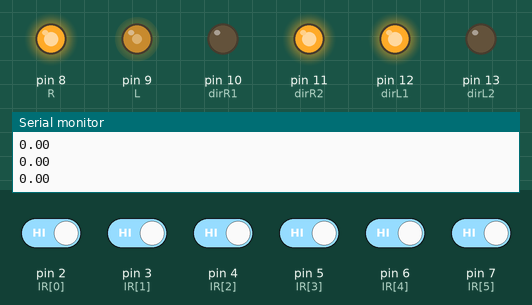
Recording of a sketch running on a simulated Arduino Uno, built with avr-gcc and run on an emulated ATmega328P. Shown: output pins drawn as LEDs (lit = HIGH), the last lines printed to the serial monitor. The inputs (shaded band) are chosen by the test bench; at power-on: pin 2 (IR[0]), pin 3 (IR[1]), pin 4 (IR[2]), pin 5 (IR[3]), pin 6 (IR[4]), pin 7 (IR[5]) HIGH.

Above: at 1.2 s.
1.3 s: pin 2 (IR[0]) driven LOW
At 2.4 s:
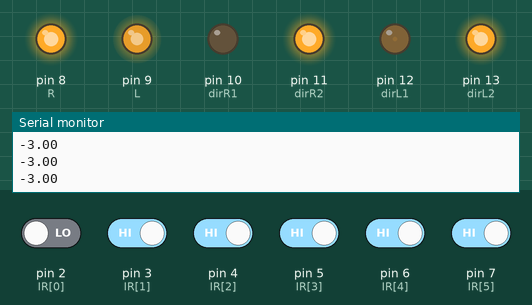
2.8 s: pin 5 (IR[3]) driven LOW
At 4.0 s:
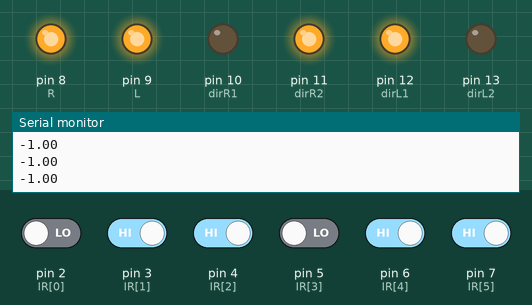
4.3 s: pin 3 (IR[1]) driven LOW
At 5.5 s:
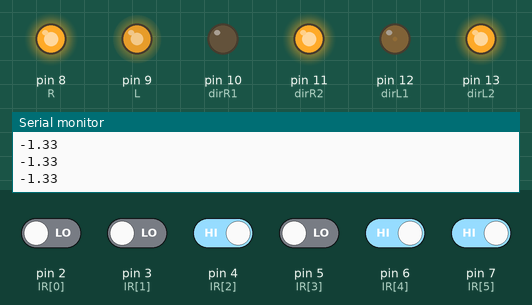
5.8 s: pin 3 (IR[1]) driven HIGH
At 6.2 s:
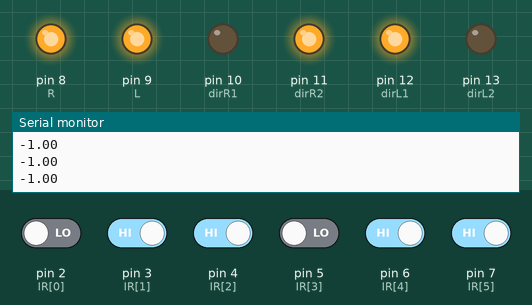
7.3 s: pin 6 (IR[4]) driven LOW
At 8.4 s:
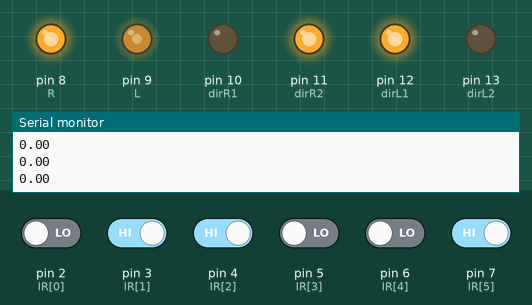
8.8 s: pin 7 (IR[5]) driven LOW
At 9.5 s:
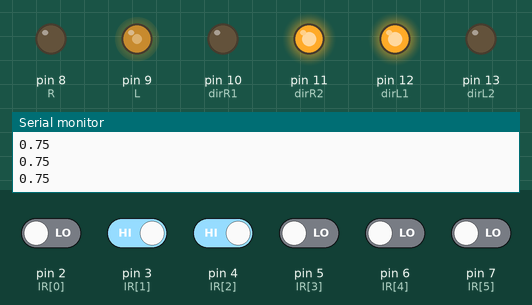
Timing chart, 0 to 11.3 s (numbered marks = the images above; inputs shaded):
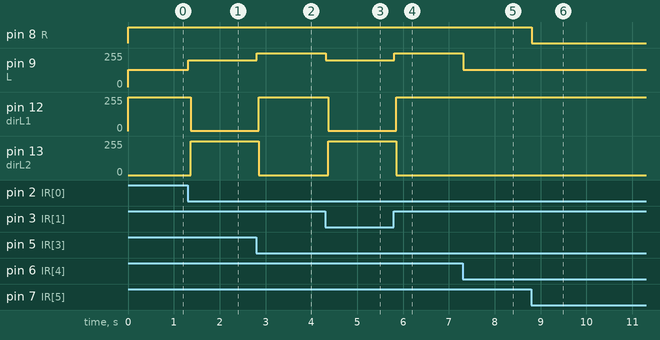

The sketch:

Part15_Pctrl.ino
```cpp
//모터11 유성17 몸통 46

//백색 LOW 선
#define dirR1 10 //모터A 방향
#define dirR2 11 //모터A 방향
#define dirL1 12 //모터B 방향
#define dirL2 13 //모터B 방향
#define R 8    //모터A 속도
#define L 9    //모터B 속도

#define MX_Speed 130
#define Kp 110 //블루투스로 값 바꿀건지, 매번 연결해 바꿀지 결정
#define pp 30

//모터 외부전원 시 OPT 점퍼캡 제거 필수

bool isOnLine[5];
int IR[6] = {2,3,4,5,6,7}; //기본 센서
int IR2[2] = {14,15}; //마크 체크용 센서
int count;
int sum;

long time;
int MK = 0;
bool StopMV = false;
bool StopMV2 = false;
int stopTime = 10000000;

float error = 0;
float P;

void setup() {
  pinMode(R, OUTPUT); // DC모터의 방향제어 pinMode를 설정합니다.
  pinMode(dirR1, OUTPUT);
  pinMode(dirR2, OUTPUT);
  digitalWrite(dirR1, LOW); // DC모터의 회전 방향을 정해줍니다.//회로 연결상태에 따라서 LOW가 전진일지 HIGH가 전진인지 정해집니다.
  digitalWrite(dirR2, HIGH);

  pinMode(L, OUTPUT);
  pinMode(dirL1, OUTPUT);
  pinMode(dirL2, OUTPUT); // DC모터의 방향제어 pinMode를 설정합니다.
  digitalWrite(dirL1, HIGH); // DC모터의 회전 방향을 정해줍니다.
  digitalWrite(dirL2, LOW);

  Serial.begin(9600);
}

void loop() {
  //time = millis();
  chkIR();
  //ChkMK();
  //if(stopTime < millis()){
    //StopMV2 = true;
  //}
  Move();
}

void ChkMK(){
  //시작후 10초 경과시에만 작동(시작 라인 무시)
  if(time>=10000){
    MK = 0;
    if(digitalRead(IR2[0])==LOW){
      MK++;
    }
    if(digitalRead(IR2[1])==LOW){
      MK++;
    }

    if(MK==2){
      if(digitalRead(IR[0]) == LOW || digitalRead(IR[5]) == LOW){
          return;
        }
      else{
        StopMV = true;
        stopTime = millis() + 3000;
        }
    }
  }
}

// 위치에 따른 각 IR의 값
// -2 -1 0 1 2
// (2-i) 로 표현

// Error 표 (IR 센서값에 따른)
// +2.0 : 00001
// +1.5 : 00011
// +1.0 : 00010 = 00111
// +0.5 : 00110
//  0.0 : 00100 = 01110 = 11111(교차선)
// -0.5 : 01100
// -1.0 : 01000 = 11100
// -1.5 : 11000
// -2.0 : 10000
//마킹을 감지할지 안 할지는 모르겠음...

//for문 돌면서 적외선 센서값 측정해서, error 산출
void chkIR(){

  //1. 변수 초기화
  error = 0;
  count = 0;
  sum = 0;

  //2. 적외선 센서값 읽기, 흰 선이면 LOW
  for (int i = 0; i < 6; i++){

    if(digitalRead(IR[i]) == LOW){
      if(i<3)
        sum += (i-3); //-2 -1 0 1 2
      else
        sum += (i-2); //-2 -1 0 1 2
      count ++;
    }
  }

  //3. error 값 생성
  //직진이 아니라면, 반응 센서 갯수로 나눔
  if(sum != 0){
    error = (float)sum / count; //소수 결과 보존하도록 분자 명시적 형변환
  }
  //직진이라면 그냥 sum 사용
  else{
    error = sum;
  }
  Serial.println(error);
}

void Move(){
  if(!StopMV2){
    digitalWrite(dirR1, LOW); // DC모터의 회전 방향을 정해줍니다.//회로 연결상태에 따라서 LOW가 전진일지 HIGH가 전진인지 정해집니다.
    digitalWrite(dirR2, HIGH);

    digitalWrite(dirL1, HIGH); // DC모터의 회전 방향을 정해줍니다.
    digitalWrite(dirL2, LOW);

    //직진이면 그냥 풀악셀
    if(error==0){

        analogWrite(R, MX_Speed);
        analogWrite(L, MX_Speed);
    }

    //error가 음수, 왼쪽에서 선 감지, 왼바퀴 감속
    else if(error < 0){
      P = -error * Kp;

      analogWrite(R, MX_Speed);
      if(error == -2)
        P+=pp;
      if(P > MX_Speed){
        digitalWrite(dirL1, LOW); // DC모터의 회전 방향을 정해줍니다.
        digitalWrite(dirL2, HIGH);
        analogWrite(L, 200);
      }
      else{
        analogWrite(L, P - MX_Speed);
      }
    }

    //error가 양수, 오른쪽에서 선 감지, 오른바퀴 감속
    else if(error > 0){
      analogWrite(L, MX_Speed);

      P = error * Kp;

      if(error == 2)
        P+=pp;
      if(P > MX_Speed){
        digitalWrite(dirR1, HIGH); // DC모터의 회전 방향을 정해줍니다.//회로 연결상태에 따라서 LOW가 전진일지 HIGH가 전진인지 정해집니다.
        digitalWrite(dirR2, LOW);
        analogWrite(R, P - MX_Speed);
      }
      else{
        analogWrite(R, MX_Speed - P);
      }
    }
  }
  else{
        analogWrite(L,0);
        analogWrite(R,0);
  }
}
```

Measured:
- after the input at 1.3 s, pin 9 (L): 130/255 → 200/255 at once; pin 12 (dirL1): 255/255 → 1/255 after 0.07 s; pin 13 (dirL2): 0/255 → 254/255 after 0.07 s
- after the input at 2.8 s, pin 9 (L): 200/255 → 255/255 at once; pin 12 (dirL1): 1/255 → 255/255 after 0.05 s; pin 13 (dirL2): 254/255 → 0/255 after 0.05 s
- after the input at 4.3 s, pin 9 (L): 255/255 → 200/255 at once; pin 12 (dirL1): 255/255 → 1/255 after 0.07 s; pin 13 (dirL2): 0/255 → 254/255 after 0.07 s
- after the input at 5.8 s, pin 9 (L): 200/255 → 255/255 at once; pin 12 (dirL1): 1/255 → 255/255 after 0.05 s; pin 13 (dirL2): 254/255 → 0/255 after 0.05 s
- after the input at 7.3 s, pin 9 (L): 255/255 → 130/255 at once
- after the input at 8.8 s, pin 8 (R): HIGH → LOW at once
